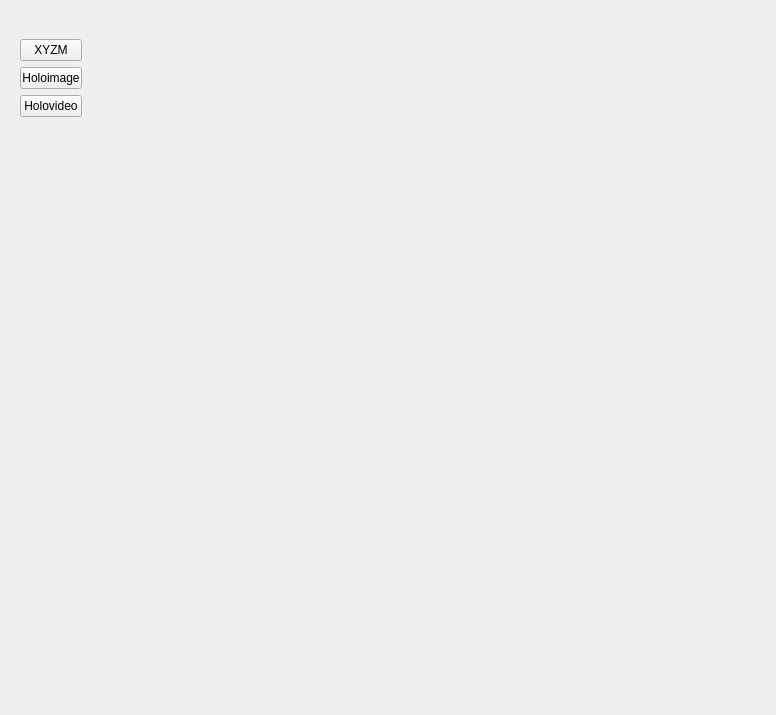
<?xml version="1.0" encoding="UTF-8"?>
<ui version="4.0">
 <class>View</class>
 <widget class="QWidget" name="View">
  <property name="geometry">
   <rect>
    <x>0</x>
    <y>0</y>
    <width>776</width>
    <height>715</height>
   </rect>
  </property>
  <property name="sizePolicy">
   <sizepolicy hsizetype="Expanding" vsizetype="Expanding">
    <horstretch>0</horstretch>
    <verstretch>0</verstretch>
   </sizepolicy>
  </property>
  <property name="windowTitle">
   <string>Form</string>
  </property>
  <layout class="QGridLayout" name="gridLayout_2">
   <item row="0" column="0">
    <layout class="QHBoxLayout" name="horizontalLayout">
     <item>
      <widget class="QDockWidget" name="dockWidget">
       <property name="sizePolicy">
        <sizepolicy hsizetype="Minimum" vsizetype="Expanding">
         <horstretch>0</horstretch>
         <verstretch>0</verstretch>
        </sizepolicy>
       </property>
       <property name="minimumSize">
        <size>
         <width>80</width>
         <height>144</height>
        </size>
       </property>
       <property name="maximumSize">
        <size>
         <width>80</width>
         <height>524287</height>
        </size>
       </property>
       <property name="features">
        <set>QDockWidget::NoDockWidgetFeatures</set>
       </property>
       <property name="allowedAreas">
        <set>Qt::LeftDockWidgetArea</set>
       </property>
       <widget class="QWidget" name="dockWidgetContents">
        <layout class="QGridLayout" name="gridLayout">
         <item row="0" column="0">
          <layout class="QVBoxLayout" name="verticalLayout">
           <item>
            <widget class="QPushButton" name="pushButton">
             <property name="text">
              <string>XYZM</string>
             </property>
            </widget>
           </item>
           <item>
            <widget class="QPushButton" name="pushButton_2">
             <property name="text">
              <string>Holoimage</string>
             </property>
            </widget>
           </item>
           <item>
            <widget class="QPushButton" name="pushButton_3">
             <property name="text">
              <string>Holovideo</string>
             </property>
            </widget>
           </item>
           <item>
            <spacer name="verticalSpacer">
             <property name="orientation">
              <enum>Qt::Vertical</enum>
             </property>
             <property name="sizeHint" stdset="0">
              <size>
               <width>20</width>
               <height>40</height>
              </size>
             </property>
            </spacer>
           </item>
          </layout>
         </item>
        </layout>
       </widget>
      </widget>
     </item>
     <item>
      <widget class="OpenGLWidget" name="viewGLWidget" native="true">
       <property name="sizePolicy">
        <sizepolicy hsizetype="Expanding" vsizetype="Expanding">
         <horstretch>0</horstretch>
         <verstretch>0</verstretch>
        </sizepolicy>
       </property>
      </widget>
     </item>
    </layout>
   </item>
  </layout>
 </widget>
 <customwidgets>
  <customwidget>
   <class>OpenGLWidget</class>
   <extends>QWidget</extends>
   <header>OpenGLWidget.h</header>
   <container>1</container>
  </customwidget>
 </customwidgets>
 <resources/>
 <connections/>
</ui>
